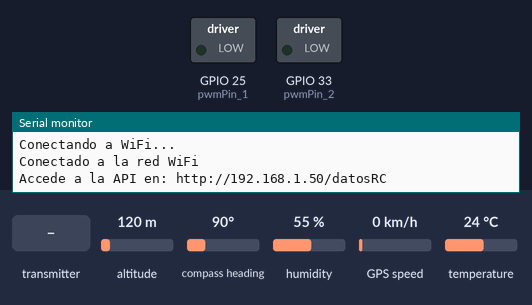
Simulated run of this sketch. Board: ESP32. Parts: switched loads named in the sketch (green lamp = pin HIGH), the last lines printed to the serial monitor. The inputs (shaded band) are chosen by the test bench; at power-on: altitude 120 m, compass heading 90°, humidity 55 %, GPS speed 0 km/h, temperature 24 °C. WiFi joins after 1.5 s; servers stay silent unless stated; the GPS gets a fix after 3 s at 37.7749, -122.4194 with 8 satellites; no radio packets arrive unless stated.

Above: at 3.2 s.
3.3 s: the transmitter starts sending xValue_1 = 0
At 4.0 s:
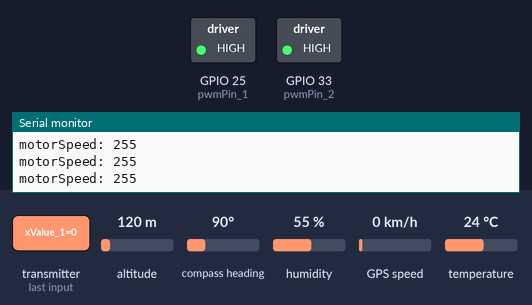
Timing chart, 0 to 6.3 s (numbered marks = the images above; inputs shaded):
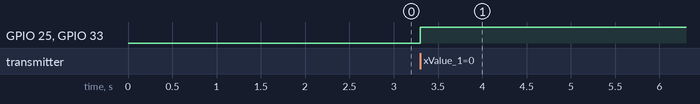

Measured:
- after the input at 3.3 s, GPIO 25 (pwmPin_1), GPIO 33 (pwmPin_2): LOW → HIGH at once

The sketch:

rx_v2_1.ino
```cpp
#include <SPI.h>
#include <nRF24L01.h>
#include <RF24.h>
#include <TinyGPS++.h>
#include <Wire.h>
#include <Adafruit_SHT31.h>
#include <ESPAsyncWebServer.h>

RF24 radio(4, 5); // CE, CSN
const byte address[6] = "00069";
const int pwmPin_1 = 25;
const int pwmPin_2 = 33;

TinyGPSPlus gps;
double latitude, longitude, spd_kmph;
#ifdef ESP32
HardwareSerial SerialGPS(2);
#endif

Adafruit_SHT31 sht31 = Adafruit_SHT31();
float sht31_temp, sht31_hum;

struct DataReception {
  int16_t xValue_1;
  int16_t yValue_1;
  int16_t buttonState_1;
  //  int16_t xValue_2;
  //  int16_t yValue_2;
  //  int16_t buttonState_2;
  //  int16_t value_pot_1;
  //  int16_t value_pot_2;
  //  int16_t switchPinState_1;
  //  int16_t switchPinState_2;
};
DataReception dataReception;

unsigned long lastSensorRead = 0;
unsigned long sensorReadInterval = 1000;

const char* ssid = "Familia Hogar";
const char* password = "famapa_men2024##";
AsyncWebServer server(80);

void setup() {
  Serial.begin(115200);
  SerialGPS.begin(9600);
  radio.begin();
  radio.openReadingPipe(0, address);
  radio.setPALevel(RF24_PA_MAX);
  radio.setDataRate(RF24_250KBPS);
  radio.startListening();

  ledcSetup(0, 5000, 8);
  ledcAttachPin(pwmPin_1, 0);
//  ledcWrite(0, 0);

  ledcSetup(1, 5000, 8);
  ledcAttachPin(pwmPin_2, 1);
//  ledcWrite(1, 0);

  if (!sht31.begin(0x44)) {
    Serial.println("ERROR SHT31");
    while (1);
  }

  WiFi.begin(ssid, password);
  while (WiFi.status() != WL_CONNECTED) {
    delay(1000);
    Serial.println("Conectando a WiFi...");
  }
  Serial.println("Conectado a la red WiFi");
  Serial.print("Accede a la API en: http://");
  Serial.print(WiFi.localIP());
  Serial.println("/datosRC");

  server.on("/datosRC", HTTP_GET, [](AsyncWebServerRequest * request) {
    readDataGPS_SHT31();

    String response = "{";
    response += "\"temperatura\": " + String(sht31_temp) + ",";
    response += "\"humedad\": " + String(sht31_hum) + ",";
    response += "\"latitud\": " + String(latitude, 7) + ",";
    response += "\"longitud\": " + String(longitude, 7) + ",";
    response += "\"velocidad\": " + String(spd_kmph) + "}";

    request->send(200, "application/json", response);
  });
  server.begin();
}

void loop() {
  if (radio.available()) {
    radio.read(&dataReception, sizeof(dataReception));
    controlMovement(dataReception.xValue_1, dataReception.yValue_1);
  }

  if (millis() - lastSensorRead >= sensorReadInterval) {
    lastSensorRead = millis();
    readDataGPS_SHT31();
  }
  delay(20);
}

void controlMovement(int16_t xValue_1, int16_t yValue_1) {
  int16_t motorSpeed;

  if (xValue_1 > 525) {
    motorSpeed = map(xValue_1, 526, 1023, 0, 255);
  } else if (xValue_1 < 505) {
    motorSpeed = map(xValue_1, 504, 0, 0, 255);
  } else {
    motorSpeed = 0;
  }

  motorSpeed = constrain(motorSpeed, 0, 255);

  ledcWrite(0, motorSpeed);
  ledcWrite(1, motorSpeed);

  Serial.print("motorSpeed: ");
  Serial.println(motorSpeed);
}

void readDataGPS_SHT31() {
  while (SerialGPS.available()) {
    if (gps.encode(SerialGPS.read())) {
      if (gps.location.isValid()) {
        latitude = gps.location.lat();
        longitude = gps.location.lng();
        spd_kmph = gps.speed.kmph();
      }
    }
  }

  sht31_temp = sht31.readTemperature();
  sht31_hum = sht31.readHumidity();
}
```
